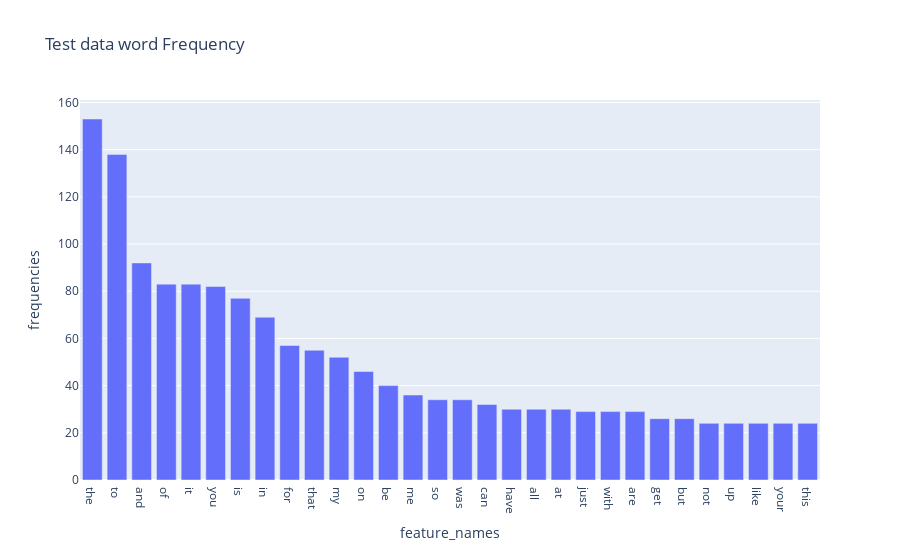

The cell this chart's notebook holds for it:
### Code cell
fig = px.bar(top_30, x='feature_names', y='frequencies', title="Test data word Frequency")
fig.show()

### Figure 1 — Plotly figure (JSON) as saved in the notebook; plotly's stock layout.template omitted (floating-point values rounded to 4 significant figures)
{"data": [{"alignmentgroup": "True", "hovertemplate": "feature_names=%{x}<br>frequencies=%{y}<extra></extra>", "legendgroup": "", "marker": {"color": "#636efa", "pattern": {"shape": ""}}, "name": "", "offsetgroup": "", "orientation": "v", "showlegend": false, "textposition": "auto", "type": "bar", "x": ["the", "to", "and", "of", "it", "you", "is", "in", "for", "that", "my", "on", "be", "me", "so", "was", "can", "have", "all", "at", "just", "with", "are", "get", "but", "not", "up", "like", "your", "this"], "xaxis": "x", "y": [153, 138, 92, 83, 83, 82, 77, 69, 57, 55, 52, 46, 40, 36, 34, 34, 32, 30, 30, 30, 29, 29, 29, 26, 26, 24, 24, 24, 24, 24], "yaxis": "y"}], "layout": {"barmode": "relative", "legend": {"tracegroupgap": 0}, "title": {"text": "Test data word Frequency"}, "xaxis": {"anchor": "y", "domain": [0, 1], "title": {"text": "feature_names"}}, "yaxis": {"anchor": "x", "domain": [0, 1], "title": {"text": "frequencies"}}}}
